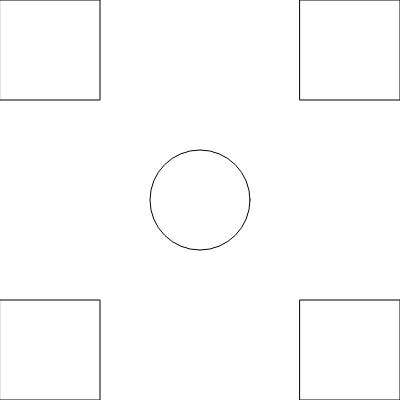
Frame 1 (no input)
Frame 60 (no input): identical to frame 1, image omitted
Frame 120 (the mouse pressed at the canvas centre since frame 60): identical to frame 1, image omitted

The p5.js sketch that drew this single still picture (run headless with seeded random() and noise() and a simulated clock; from frame 60 on, the mouse is pressed at the canvas centre):

// p5.js sketch
// ── sketch.js
/* 
Basic P5 sketch.
Created by Dawn C. Hayes March 2017. 
Modified by Mohammed Younus
*/

// every P5 sketch (program) requires at least two functions: function setup() and function draw()
// function is a keyword that P5 recognizes as a funcition indicator
// setup() takes care of initializing the program and runs once.
function setup() { //parenthesis holds arguments or parameters.
  createCanvas(400, 400); // the createCanvas() function sets canvas size
}

//var blue = color(175, 100, 220);

// draw() takes care of items that are repeated until the canvas or browser window is closed. Animations can be set within the draw() loop
function draw() { // curly brackets contain a series of statements aka "lines of code".
  background(255); // the background() function sets background color
  ellipse(200, 200, 100, 100); //the ellipse function is used to draw an ellipse. Arguments are passed into the function to determine
  // location and size
  quad(0,0,100,0,100,100,0,100); //a quad function that is used to draw a square or rectangle. Arguments represent x followed by y coordinates, going in a clockwise motion per coordinate
  quad(300,300,400,300,400,400, 300, 400); //a quad function that is used to draw a square or rectangle. Arguments represent x followed by y coordinates, going in a clockwise motion per coordinate
  quad(300,0, 400, 0, 400, 100, 300, 100); //a quad function that is used to draw a square or rectangle. Arguments represent x followed by y coordinates, going in a clockwise motion per coordinate
  quad(0, 300, 100, 300, 100, 400, 0, 400); //a quad function that is used to draw a square or rectangle. Arguments represent x followed by y coordinates, going in a clockwise motion per coordinate
}
